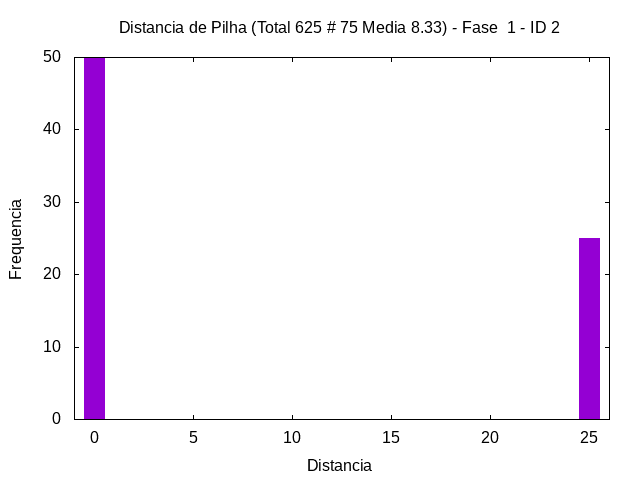

Recreate this plot in gnuplot.
set term png
set output "../out/mem/sum/-hist-1-2.png"
set style fill solid 1.0
set title "Distancia de Pilha (Total 625 # 75 Media 8.33) - Fase  1 - ID 2"
set xlabel "Distancia"
set ylabel "Frequencia"
plot [-1:26] "../out/mem/sum/-hist-1-2.gpdat" u 3:4 w boxes t ""
